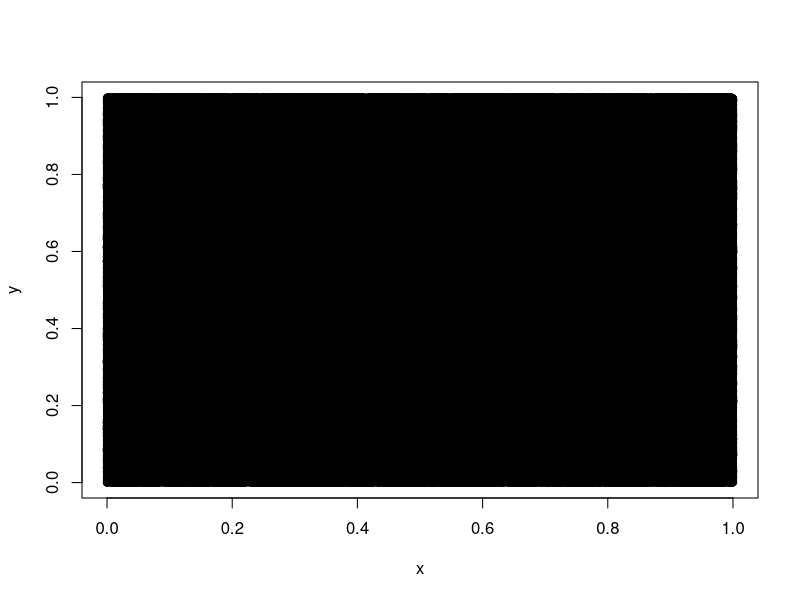

Generate this figure with R: (Note: this script raises an error after producing the figure.)
## ---- chunk 1
x <- runif(1000000, min = 0, max = 1)
y <- runif(1000000, min = 0, max = 1)
plot(y ~ x)
dist_to_origin <- sqrt(x^2 + y^2)
## ---- chunk 2
result <- ifthen(dist_to_origin < 1, TRUE, FALSE) 
4 * table(dist_to_origin < 1)
